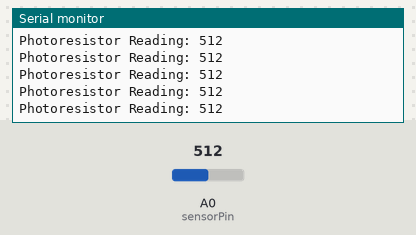
Simulated run of this sketch. Board: Arduino Uno, built with avr-gcc and run on an emulated ATmega328P. Shown: the last lines printed to the serial monitor. The inputs (shaded band) are chosen by the test bench; at power-on: A0 (sensorPin) = 512.

Above: at 1.2 s.
1.3 s: A0 (sensorPin) set to 716
At 1.56 s:
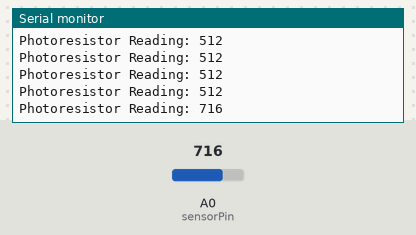
2.8 s: A0 (sensorPin) set to 900
At 2.96 s:
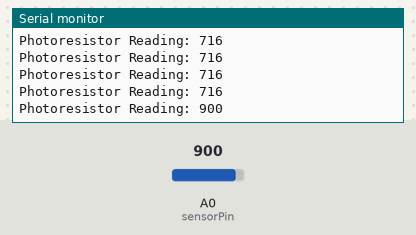
Timing chart, 0 to 5.8 s (numbered marks = the images above; inputs shaded):
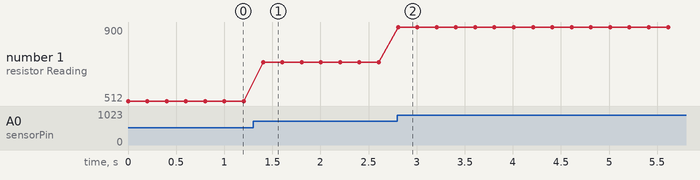

Measured:
- after the input at 1.3 s, the serial monitor: prints a new line after 0.10 s (image 1)
- after the input at 2.8 s, the serial monitor: prints a new line at once (image 2)
- plotted number 1: 512 → 716 after the input at 1.3 s, 716 → 900 after the input at 2.8 s

The sketch:

SensorSerial.ino
```cpp
/*
SensorSerial
 This program prints the reading from an analog sensor to the Serial Monitor.
*/

const int sensorPin = A0;
int reading;

void setup()
{
  // set up the sensor pin to be an input
  pinMode(sensorPin, INPUT);

  // Begin Serial communication
  Serial.begin(9600);
}
void loop()
{
  // measure the voltage coming from the photoresistor
  reading = analogRead(sensorPin);

  // print this value to Serial monitor
  Serial.print("Photoresistor Reading: ");
  Serial.println(reading);

  delay(200); //slow down readings to about once every 200 msec (i.e., 5 per sec)
}
```
